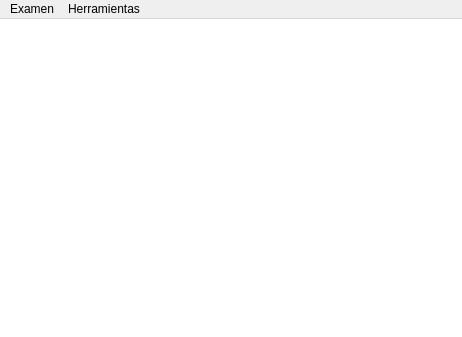
<?xml version="1.0" encoding="UTF-8"?>
<ui version="4.0">
 <author>Fabian Andres Payan Meneses</author>
 <class>VentanaPrincipal</class>
 <widget class="QMainWindow" name="VentanaPrincipal">
  <property name="geometry">
   <rect>
    <x>0</x>
    <y>0</y>
    <width>462</width>
    <height>337</height>
   </rect>
  </property>
  <property name="windowTitle">
   <string>SICA</string>
  </property>
  <property name="windowIcon">
   <iconset resource="img/fuente_imagenes.qrc">
    <normaloff>:/controles/sica-icon.png</normaloff>:/controles/sica-icon.png</iconset>
  </property>
  <property name="styleSheet">
   <string notr="true">QWidget#centralwidget {
   
	background-color: rgb(255, 255, 255);
 }

/*QMainWindow#MainWindow{
	background-color: rgba(240, 248, 255, 100);
}*/
</string>
  </property>
  <widget class="QWidget" name="centralwidget">
   <widget class="QGraphicsView" name="graphicsView">
    <property name="geometry">
     <rect>
      <x>-40</x>
      <y>-30</y>
      <width>531</width>
      <height>341</height>
     </rect>
    </property>
    <property name="styleSheet">
     <string notr="true">background-image: url(:/controles/scan-bgimage.jpg);
border: none;</string>
    </property>
   </widget>
  </widget>
  <widget class="QMenuBar" name="menubar">
   <property name="geometry">
    <rect>
     <x>0</x>
     <y>0</y>
     <width>462</width>
     <height>26</height>
    </rect>
   </property>
   <property name="font">
    <font>
     <family>Arial</family>
    </font>
   </property>
   <widget class="QMenu" name="menuArchivo">
    <property name="title">
     <string>Examen</string>
    </property>
    <addaction name="actionNuevo_proyecto"/>
    <addaction name="actionAbrir_proyecto"/>
    <addaction name="actionSalir"/>
   </widget>
   <widget class="QMenu" name="menuHerramientas">
    <property name="enabled">
     <bool>true</bool>
    </property>
    <property name="title">
     <string>Herramientas</string>
    </property>
    <addaction name="actionConfiguracion"/>
    <addaction name="actionSubirArchivo"/>
   </widget>
   <addaction name="menuArchivo"/>
   <addaction name="menuHerramientas"/>
  </widget>
  <action name="actionNuevo_proyecto">
   <property name="icon">
    <iconset resource="img/fuente_imagenes.qrc">
     <normaloff>:/controles/new-file-icon.png</normaloff>:/controles/new-file-icon.png</iconset>
   </property>
   <property name="text">
    <string>Configurar examen</string>
   </property>
   <property name="font">
    <font>
     <family>Arial</family>
    </font>
   </property>
   <property name="iconVisibleInMenu">
    <bool>true</bool>
   </property>
  </action>
  <action name="actionAbrir_proyecto">
   <property name="icon">
    <iconset resource="img/fuente_imagenes.qrc">
     <normaloff>:/controles/open-file-icon.png</normaloff>:/controles/open-file-icon.png</iconset>
   </property>
   <property name="text">
    <string>Calificar examen</string>
   </property>
   <property name="font">
    <font>
     <family>Arial</family>
    </font>
   </property>
   <property name="iconVisibleInMenu">
    <bool>true</bool>
   </property>
  </action>
  <action name="actionSalir">
   <property name="icon">
    <iconset resource="img/fuente_imagenes.qrc">
     <normaloff>:/controles/shutdown-icon.png</normaloff>:/controles/shutdown-icon.png</iconset>
   </property>
   <property name="text">
    <string>Salir</string>
   </property>
   <property name="font">
    <font>
     <family>Arial</family>
    </font>
   </property>
   <property name="iconVisibleInMenu">
    <bool>true</bool>
   </property>
  </action>
  <action name="actionConfiguracion">
   <property name="icon">
    <iconset resource="img/fuente_imagenes.qrc">
     <normaloff>:/controles/settings-icon.png</normaloff>:/controles/settings-icon.png</iconset>
   </property>
   <property name="text">
    <string>Configuración General</string>
   </property>
   <property name="font">
    <font>
     <family>Arial</family>
    </font>
   </property>
   <property name="iconVisibleInMenu">
    <bool>true</bool>
   </property>
  </action>
  <action name="actionSubirArchivo">
   <property name="icon">
    <iconset resource="img/fuente_imagenes.qrc">
     <normaloff>:/controles/upload-icon.png</normaloff>:/controles/upload-icon.png</iconset>
   </property>
   <property name="text">
    <string>Subir archivo a Google Drive</string>
   </property>
   <property name="font">
    <font>
     <family>Arial</family>
    </font>
   </property>
   <property name="iconVisibleInMenu">
    <bool>true</bool>
   </property>
  </action>
 </widget>
 <resources>
  <include location="img/fuente_imagenes.qrc"/>
 </resources>
 <connections/>
</ui>
